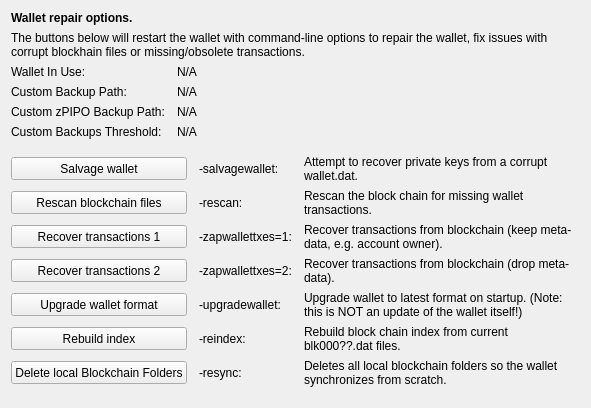
     <widget class="QWidget" name="tab_repair">
      <attribute name="title">
       <string>&amp;Wallet Repair</string>
      </attribute>
      <layout class="QGridLayout" name="gridLayout_4" columnstretch="0,0,0,0">
       <property name="horizontalSpacing">
        <number>12</number>
       </property>
       <item row="0" column="0" colspan="4">
        <widget class="QLabel" name="label_repair_header">
         <property name="font">
          <font>
           <weight>75</weight>
           <bold>true</bold>
          </font>
         </property>
         <property name="text">
          <string>Wallet repair options.</string>
         </property>
        </widget>
       </item>
       <item row="1" column="0" colspan="4">
        <widget class="QLabel" name="label_repair_helptext">
         <property name="font">
          <font>
           <weight>50</weight>
           <bold>false</bold>
          </font>
         </property>
         <property name="text">
          <string>The buttons below will restart the wallet with command-line options to repair the wallet, fix issues with corrupt blockhain files or missing/obsolete transactions.</string>
         </property>
         <property name="wordWrap">
          <bool>true</bool>
         </property>
        </widget>
       </item>
       <item row="2" column="0">
        <widget class="QLabel" name="wallet_path_label">
         <property name="text">
          <string>Wallet In Use:</string>
         </property>
        </widget>
       </item>
       <item row="2" column="1" colspan="3">
        <widget class="QLabel" name="wallet_path">
         <property name="cursor">
          <cursorShape>IBeamCursor</cursorShape>
         </property>
         <property name="text">
          <string>N/A</string>
         </property>
         <property name="textFormat">
          <enum>Qt::PlainText</enum>
         </property>
         <property name="textInteractionFlags">
          <set>Qt::LinksAccessibleByMouse|Qt::TextSelectableByKeyboard|Qt::TextSelectableByMouse</set>
         </property>
        </widget>
       </item>
       <item row="3" column="0">
        <widget class="QLabel" name="wallet_custombackuppath_label">
         <property name="text">
          <string>Custom Backup Path:</string>
         </property>
         <property name="visible">
          <bool>false</bool>
         </property>
        </widget>
       </item>
       <item row="3" column="1" colspan="3">
        <widget class="QLabel" name="wallet_custombackuppath">
         <property name="cursor">
          <cursorShape>IBeamCursor</cursorShape>
         </property>
         <property name="text">
          <string>N/A</string>
         </property>
         <property name="textFormat">
          <enum>Qt::PlainText</enum>
         </property>
         <property name="textInteractionFlags">
          <set>Qt::LinksAccessibleByMouse|Qt::TextSelectableByKeyboard|Qt::TextSelectableByMouse</set>
         </property>
         <property name="visible">
          <bool>false</bool>
         </property>
        </widget>
       </item>
       <item row="4" column="0">
        <widget class="QLabel" name="wallet_customzpipobackuppath_label">
         <property name="text">
          <string>Custom zPIPO Backup Path:</string>
         </property>
         <property name="visible">
          <bool>false</bool>
         </property>
        </widget>
       </item>
       <item row="4" column="1" colspan="3">
        <widget class="QLabel" name="wallet_customzpipobackuppath">
         <property name="cursor">
          <cursorShape>IBeamCursor</cursorShape>
         </property>
         <property name="text">
          <string>N/A</string>
         </property>
         <property name="textFormat">
          <enum>Qt::PlainText</enum>
         </property>
         <property name="textInteractionFlags">
          <set>Qt::LinksAccessibleByMouse|Qt::TextSelectableByKeyboard|Qt::TextSelectableByMouse</set>
         </property>
         <property name="visible">
          <bool>false</bool>
         </property>
        </widget>
       </item>
       <item row="5" column="0">
        <widget class="QLabel" name="wallet_custombackupthreshold_label">
         <property name="text">
          <string>Custom Backups Threshold:</string>
         </property>
         <property name="visible">
          <bool>false</bool>
         </property>
        </widget>
       </item>
       <item row="5" column="1" colspan="3">
        <widget class="QLabel" name="wallet_custombackupthreshold">
         <property name="cursor">
          <cursorShape>IBeamCursor</cursorShape>
         </property>
         <property name="text">
          <string>N/A</string>
         </property>
         <property name="textFormat">
          <enum>Qt::PlainText</enum>
         </property>
         <property name="textInteractionFlags">
          <set>Qt::LinksAccessibleByMouse|Qt::TextSelectableByKeyboard|Qt::TextSelectableByMouse</set>
         </property>
         <property name="visible">
          <bool>false</bool>
         </property>
        </widget>
       </item>
       <item row="6" column="0">
        <spacer name="verticalSpacer_repair1">
         <property name="orientation">
          <enum>Qt::Vertical</enum>
         </property>
         <property name="sizeHint" stdset="0">
          <size>
           <width>10</width>
           <height>10</height>
          </size>
         </property>
        </spacer>
       </item>
       <item row="7" column="0" colspan="2">
        <widget class="QPushButton" name="btn_salvagewallet">
         <property name="minimumSize">
          <size>
           <width>100</width>
           <height>23</height>
          </size>
         </property>
         <property name="text">
          <string>Salvage wallet</string>
         </property>
        </widget>
       </item>
       <item row="7" column="2">
        <widget class="QLabel" name="label_repair_salvage_command">
         <property name="text">
          <string notr="true">-salvagewallet:</string>
         </property>
        </widget>
       </item>
       <item row="7" column="3">
        <widget class="QLabel" name="label_repair_salvage">
         <property name="text">
          <string>Attempt to recover private keys from a corrupt wallet.dat.</string>
         </property>
         <property name="wordWrap">
          <bool>true</bool>
         </property>
        </widget>
       </item>
       <item row="8" column="0" colspan="2">
        <widget class="QPushButton" name="btn_rescan">
         <property name="minimumSize">
          <size>
           <width>100</width>
           <height>23</height>
          </size>
         </property>
         <property name="text">
          <string>Rescan blockchain files</string>
         </property>
        </widget>
       </item>
       <item row="8" column="2">
        <widget class="QLabel" name="label_repair_rescan_command">
         <property name="text">
          <string notr="true">-rescan:</string>
         </property>
        </widget>
       </item>
       <item row="8" column="3">
        <widget class="QLabel" name="label_repair_rescan">
         <property name="text">
          <string>Rescan the block chain for missing wallet transactions.</string>
         </property>
         <property name="wordWrap">
          <bool>true</bool>
         </property>
        </widget>
       </item>
       <item row="9" column="0" colspan="2">
        <widget class="QPushButton" name="btn_zapwallettxes1">
         <property name="minimumSize">
          <size>
           <width>100</width>
           <height>23</height>
          </size>
         </property>
         <property name="text">
          <string>Recover transactions 1</string>
         </property>
        </widget>
       </item>
       <item row="9" column="2">
        <widget class="QLabel" name="label_repair_zap1_command">
         <property name="text">
          <string notr="true">-zapwallettxes=1:</string>
         </property>
        </widget>
       </item>
       <item row="9" column="3">
        <widget class="QLabel" name="label_repair_zap1">
         <property name="text">
          <string>Recover transactions from blockchain (keep meta-data, e.g. account owner).</string>
         </property>
         <property name="wordWrap">
          <bool>true</bool>
         </property>
        </widget>
       </item>
       <item row="10" column="0" colspan="2">
        <widget class="QPushButton" name="btn_zapwallettxes2">
         <property name="minimumSize">
          <size>
           <width>100</width>
           <height>23</height>
          </size>
         </property>
         <property name="text">
          <string>Recover transactions 2</string>
         </property>
        </widget>
       </item>
       <item row="10" column="2">
        <widget class="QLabel" name="label_repair_zap2_command">
         <property name="text">
          <string notr="true">-zapwallettxes=2:</string>
         </property>
        </widget>
       </item>
       <item row="10" column="3">
        <widget class="QLabel" name="label_repair_zap2">
         <property name="text">
          <string>Recover transactions from blockchain (drop meta-data).</string>
         </property>
         <property name="wordWrap">
          <bool>true</bool>
         </property>
        </widget>
       </item>
       <item row="11" column="0" colspan="2">
        <widget class="QPushButton" name="btn_upgradewallet">
         <property name="minimumSize">
          <size>
           <width>100</width>
           <height>23</height>
          </size>
         </property>
         <property name="text">
          <string>Upgrade wallet format</string>
         </property>
        </widget>
       </item>
       <item row="11" column="2">
        <widget class="QLabel" name="label_repair_upgrade_command">
         <property name="text">
          <string notr="true">-upgradewallet:</string>
         </property>
        </widget>
       </item>
       <item row="11" column="3">
        <widget class="QLabel" name="label_repair_upgrade">
         <property name="text">
          <string>Upgrade wallet to latest format on startup. (Note: this is NOT an update of the wallet itself!)</string>
         </property>
         <property name="wordWrap">
          <bool>true</bool>
         </property>
        </widget>
       </item>
       <item row="12" column="0" colspan="2">
        <widget class="QPushButton" name="btn_reindex">
         <property name="minimumSize">
          <size>
           <width>100</width>
           <height>23</height>
          </size>
         </property>
         <property name="text">
          <string>Rebuild index</string>
         </property>
        </widget>
       </item>
       <item row="12" column="2">
        <widget class="QLabel" name="label_repair_reindex_command">
         <property name="text">
          <string notr="true">-reindex:</string>
         </property>
        </widget>
       </item>
       <item row="12" column="3">
        <widget class="QLabel" name="label_repair_reindex">
         <property name="text">
          <string>Rebuild block chain index from current blk000??.dat files.</string>
         </property>
         <property name="wordWrap">
          <bool>true</bool>
         </property>
        </widget>
       </item>
       <item row="13" column="0" colspan="2">
        <widget class="QPushButton" name="btn_resync">
         <property name="minimumSize">
          <size>
           <width>100</width>
           <height>23</height>
          </size>
         </property>
         <property name="text">
          <string>Delete local Blockchain Folders</string>
         </property>
        </widget>
       </item>
       <item row="13" column="2">
        <widget class="QLabel" name="label_repair_resync_command">
         <property name="text">
          <string>-resync:</string>
         </property>
        </widget>
       </item>
       <item row="13" column="3">
        <widget class="QLabel" name="label_repair_resync">
         <property name="text">
          <string>Deletes all local blockchain folders so the wallet synchronizes from scratch.</string>
         </property>
         <property name="wordWrap">
          <bool>true</bool>
         </property>
        </widget>
       </item>
       <item row="14" column="0">
        <spacer name="verticalSpacer_repair2">
         <property name="orientation">
          <enum>Qt::Vertical</enum>
         </property>
         <property name="sizeHint" stdset="0">
          <size>
           <width>20</width>
           <height>10</height>
          </size>
         </property>
        </spacer>
       </item>
      </layout>
     </widget>
